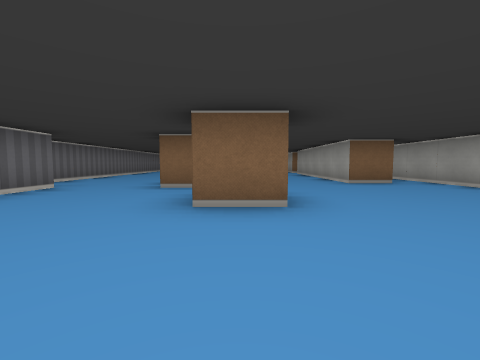
view 1 (above)

16 first-person views from a walk through a cub3D level. The camera is about half as high as the walls, tilts 4° down and sees 90° across. The floor is counted in squares. Each view is taken from the middle of a square. On the plan, view 1 faces up. The plan holds only what a view shows up to about 9 squares ahead; the rest is blank.

view 2
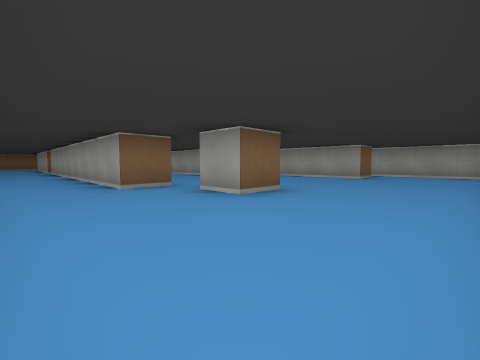

view 3
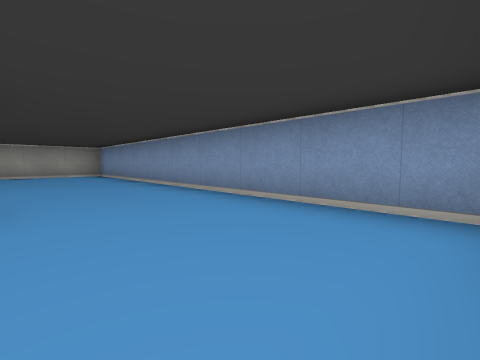

view 4
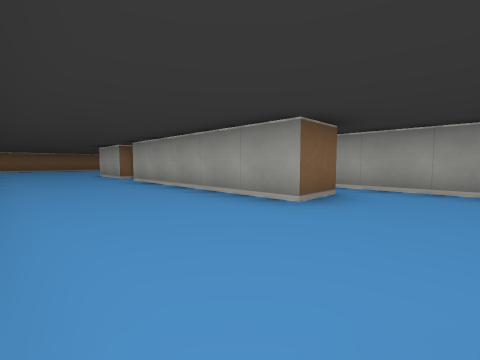

view 5
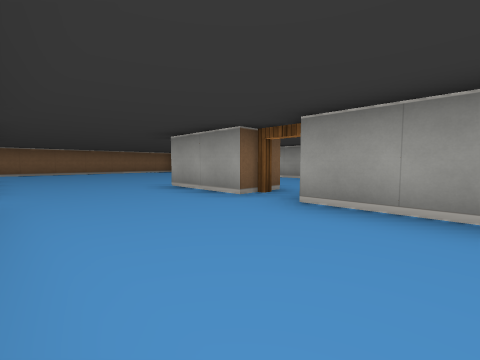

view 6
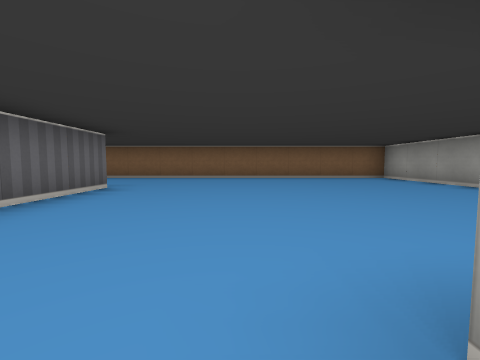

view 7
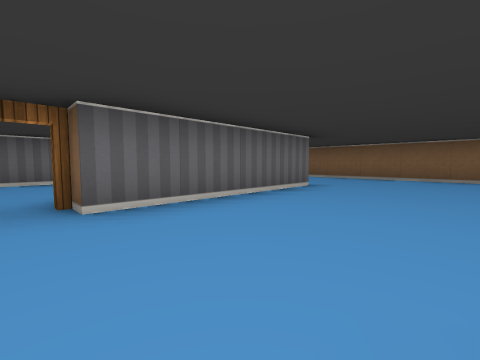

view 8
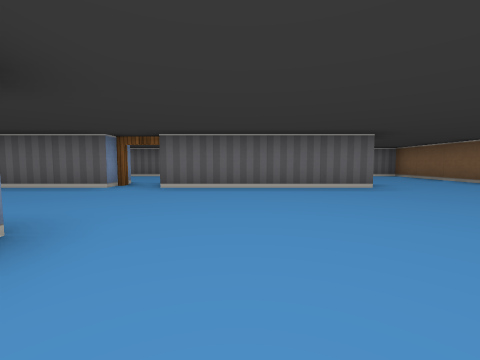

view 9
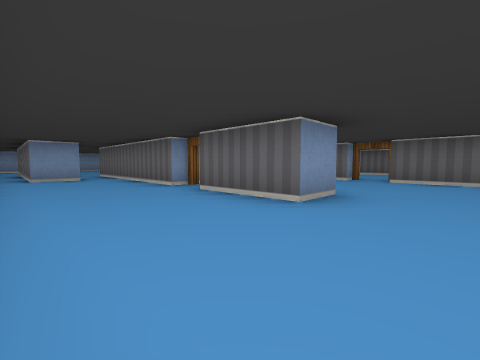

view 10
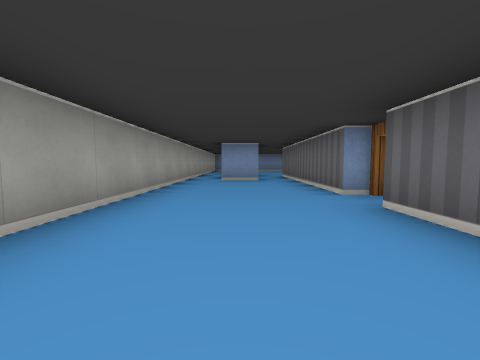

view 11
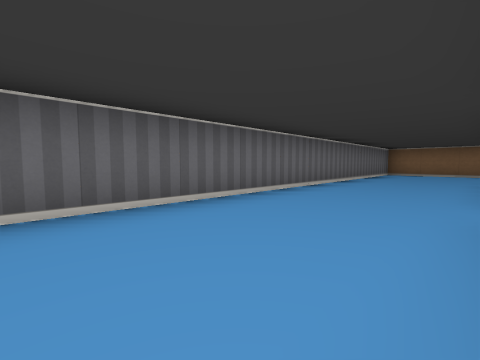

view 12
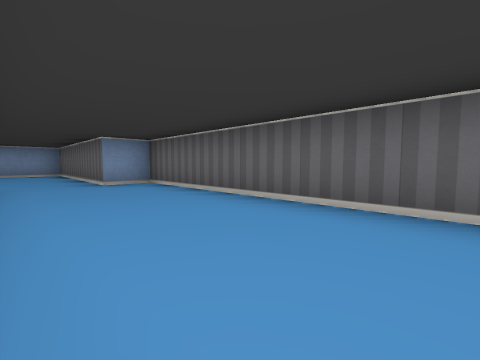

view 13
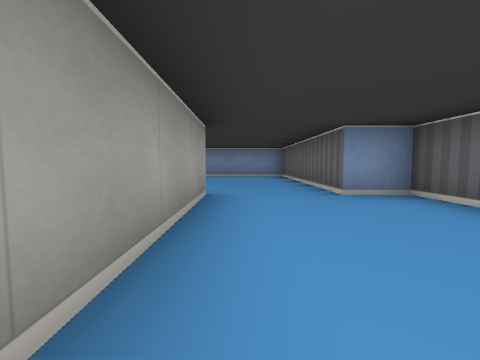

view 14
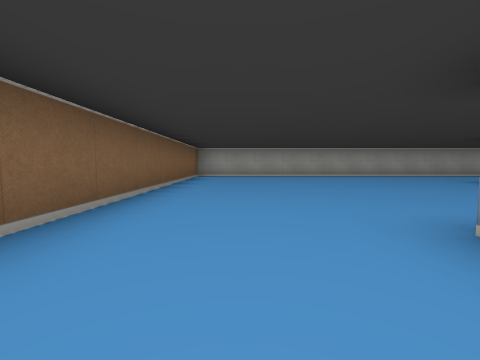

view 15
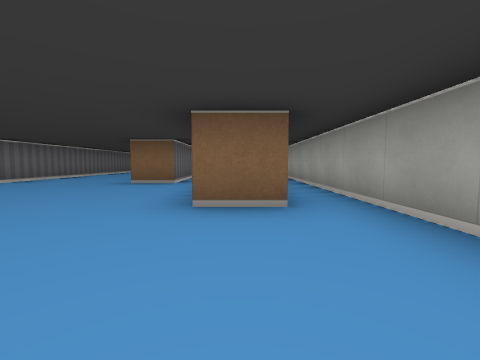

view 16
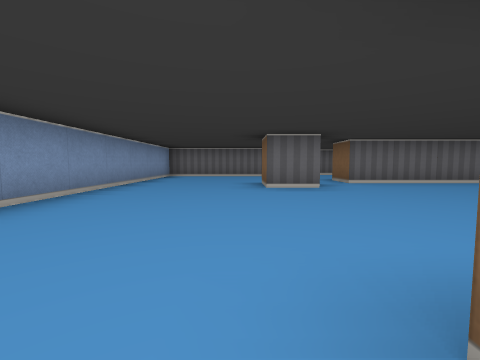

### Floor plan
Points are (right, up) in squares from view 1. A wall is a line through its corners. A room is listed if a view was taken in it or the views show most of it. See-through windows are left out.
Room 1 (views 1, 2, 3, 4, 5, 6, 7, 8, 9, 10, 11, 12, 13, 14, 15, 16)
walls: (2.5, 11.5) (2.5, 13.5) (3.5, 13.5) (3.5, 11.5); (3.5, 10.5) (3.5, 5.5) (2.5, 5.5) (2.5, 10.5); (-0.5, 12.5) (-0.5, 4.5) (-1.5, 4.5) (-1.5, 11.2); (4.4, 7.5) (5.5, 7.5) (5.5, 2.8); (0.5, 3.6) (0.5, 2.5) (-0.5, 2.5) (-0.5, 3.5); (-3.5, 4.5) (-3.5, -0.5) (6.5, -0.5) (6.5, 20.5) (-4.5, 20.5) (-4.5, 4.5) (-3.5, 4.5); (-0.5, 17.6) (-0.5, 13.5); (5.6, 2.5) (4.5, 2.5) (4.5, 7.1)
ways out: open door at (-1, 13); open door at (3, 11)

Where each view was taken, in squares from view 1:
view 1: 0 up, 0 right, facing up
view 2: 0 up, 3 left, facing up-right
view 3: 2 up, 3 left, facing down-right
view 4: 4 up, 0 right, facing up-right
view 5: 9 up, 0 right, facing up-right
view 6: 13 up, 2 right, facing up
view 7: 13 up, 2 right, facing up-left
view 8: 15 up, 4 right, facing left
view 9: 15 up, 6 right, facing down-left
view 10: 14 up, 5 right, facing down
view 11: 10 up, 2 left, facing up-left
view 12: 10 up, 2 left, facing down-left
view 13: 8 up, 2 left, facing down
view 14: 19 up, 2 left, facing right
view 15: 0 up, 5 right, facing up
view 16: 2 up, 5 right, facing left
